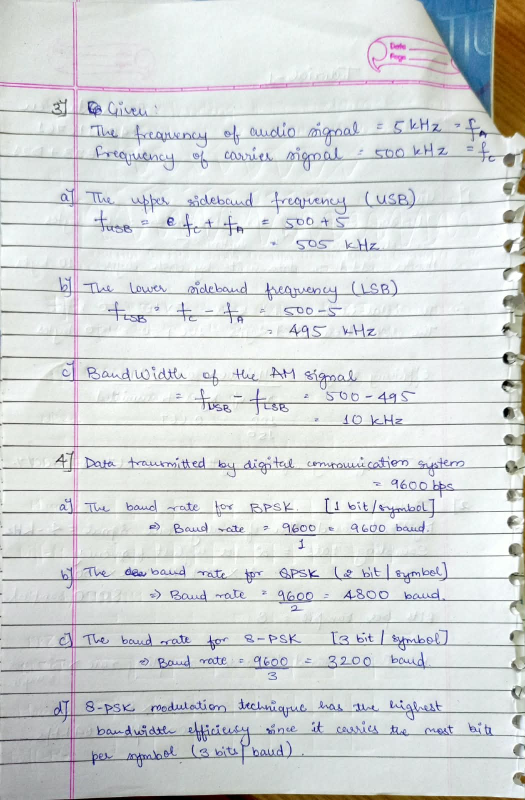
#> input picture data/documents/sample1.jpeg, 1050 x 1600 px (shown at 1/2 size)
$ python -i skew_corrector.py   (imports and definitions only)
#> lines starting #> are read from the running program, lines starting #| are printed output that depends on the picture
#> further down, picture is the input picture: shape (1600, 1050, 3); mean B, G, R 215.5, 215.1, 211.5
"""Optional skew estimation and correction using dominant text-like edges."""
import cv2
import numpy as np


def estimate_skew_angle(image):
    """Estimate a modest document skew angle in degrees; return 0 if uncertain."""
    if image is None or not isinstance(image, np.ndarray) or image.size == 0:
        raise ValueError("A non-empty image array is required.")
    gray = image if image.ndim == 2 else cv2.cvtColor(image, cv2.COLOR_BGR2GRAY)
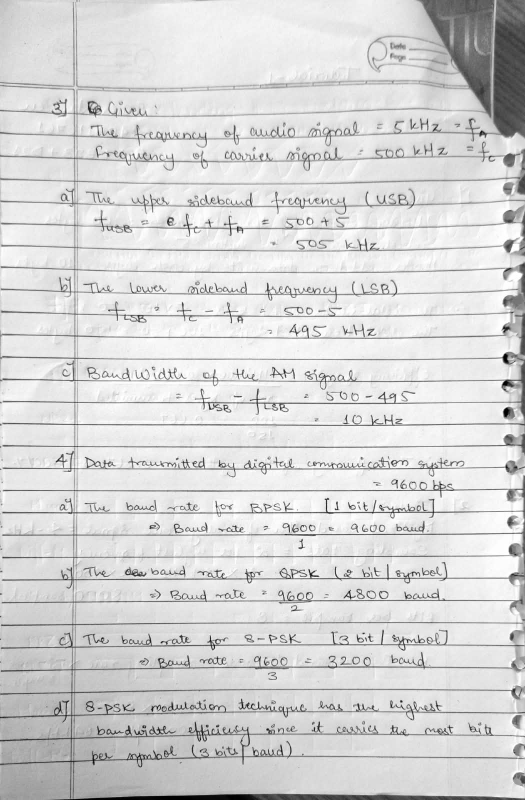
#> gray: shape (1600, 1050) (shown at 1/2 size); min 0, max 255, mean 214.1
    edges = cv2.Canny(gray, 50, 150, apertureSize=3)
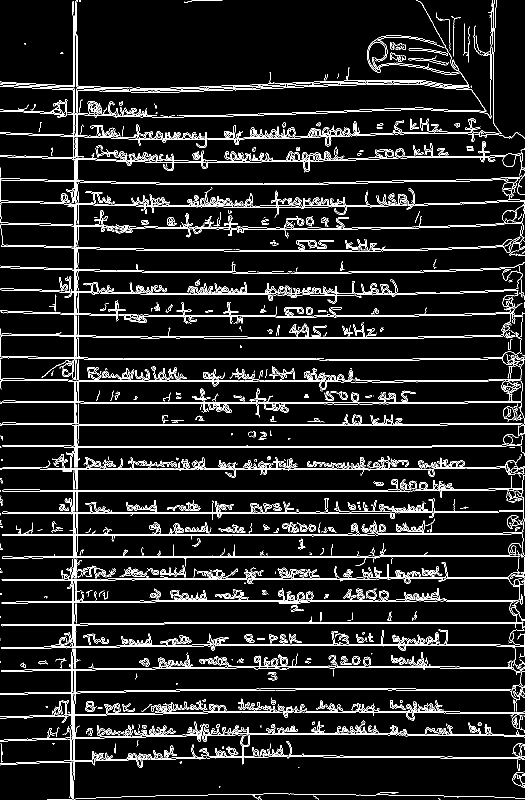
#> edges: shape (1600, 1050) (shown at 1/2 size); 7.9% white in thin lines or dots
    lines = cv2.HoughLinesP(edges, 1, np.pi / 1800, threshold=60,
                            minLineLength=max(20, gray.shape[1] // 8), maxLineGap=15)
#> lines = 229 rows, first 6: [140, 1598, 145, 1157], [80, 980, 775, 980], [148, 720, 149, 315], [153, 591, 153, 226], [492, 982, 829, 982], [6, 1158, 454, 1157]
    if lines is None:
        return 0.0
    angles = []
    for line in lines[:, 0]:
        x1, y1, x2, y2 = map(int, line)
        angle = np.degrees(np.arctan2(y2 - y1, x2 - x1))
        if -20 <= angle <= 20:
            angles.append(float(angle))
#> this loop made 229 passes
#> (x1, y1, x2, y2, angle) on passes 1 to 3: (140, 1598, 145, 1157, -89.35), (80, 980, 775, 980, 0), (148, 720, 149, 315, -89.86)
#> after the loop, angles = 209 values, max 4.4 at index 208, min -2.44 at index 190, mean -0.0306
    if not angles:
        return 0.0
    # Median resists a few non-text edges; this is a heuristic, not document segmentation.
    return float(np.median(angles))


def correct_skew(image, angle=None):
    """Rotate image to compensate for estimated skew while preserving canvas size."""
    if image is None or not isinstance(image, np.ndarray) or image.size == 0:
        raise ValueError("A non-empty image array is required.")
    angle = estimate_skew_angle(image) if angle is None else float(angle)
#> angle = 0
    if abs(angle) < 0.15:
        return image.copy()
    height, width = image.shape[:2]
    matrix = cv2.getRotationMatrix2D((width / 2, height / 2), angle, 1.0)
    return cv2.warpAffine(image, matrix, (width, height), flags=cv2.INTER_CUBIC,
                          borderMode=cv2.BORDER_REPLICATE)

>>> import cv2
>>> picture = cv2.imread('../data/documents/sample1.jpeg')
>>> result = correct_skew(picture)

$ run again, on data/documents/sample11.jpeg
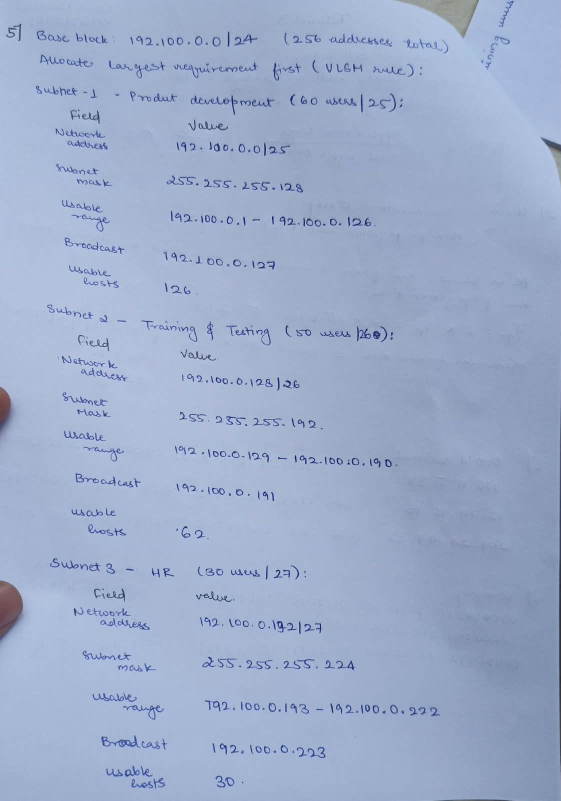
#> input picture data/documents/sample11.jpeg, 1122 x 1601 px (shown at 1/2 size)
#> picture is the input picture: shape (1601, 1122, 3); mean B, G, R 202.9, 172.6, 157.2
#> in estimate_skew_angle, `edges = cv2.Canny(gray, 50, 150, apertureSize=3)`:
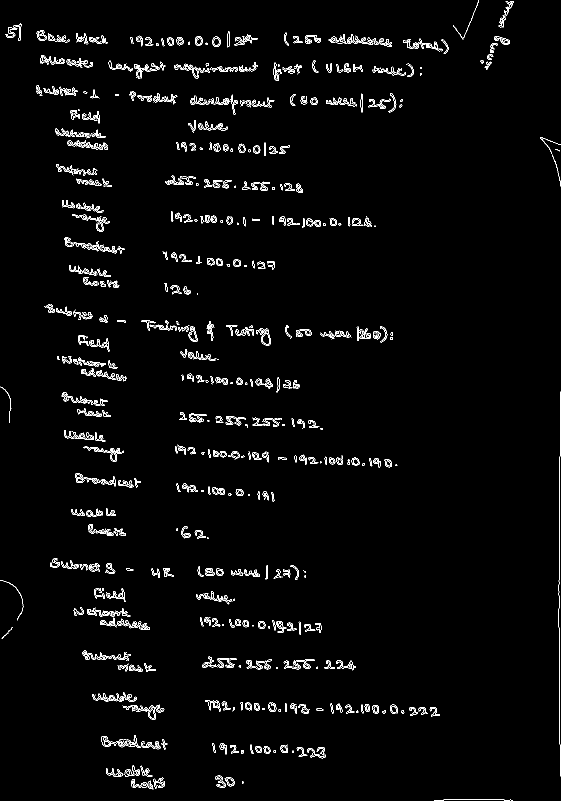
#> edges: shape (1601, 1122) (shown at 1/2 size); 2.3% white in thin lines or dots
#> lines = 34 rows, first 6: [1118, 1422, 1118, 1269], [1119, 1074, 1119, 932], [593, 80, 777, 80], [348, 134, 507, 138], [283, 90, 502, 86], [641, 669, 785, 677]
#> the loop in estimate_skew_angle, `for line in lines[:, 0]:` made 34 passes
#> (x1, y1, x2, y2, angle) on passes 1 to 8: (1118, 1422, 1118, 1269, -90), (1119, 1074, 1119, 932, -90), (593, 80, 777, 80, 0), (348, 134, 507, 138, 1.44), (283, 90, 502, 86, -1.05), (641, 669, 785, 677, 3.18), (362, 139, 509, 139, 0), (283, 87, 489, 86, -0.278)
#> after the loop in estimate_skew_angle, `for line in lines[:, 0]:`: angles = 32 values, max 5.78 at index 8, min -1.05 at index 2, mean 2.03
#> in correct_skew, `angle = estimate_skew_angle(image) if angle is None else float(angle)`: angle = 1.9
#> matrix = [[0.999, 0.0331, -26.23], [-0.0331, 0.999, 19.04]]
#> in correct_skew, `return cv2.warpAffine(image, matrix, (width, height), flags=cv2.INTER_..`:
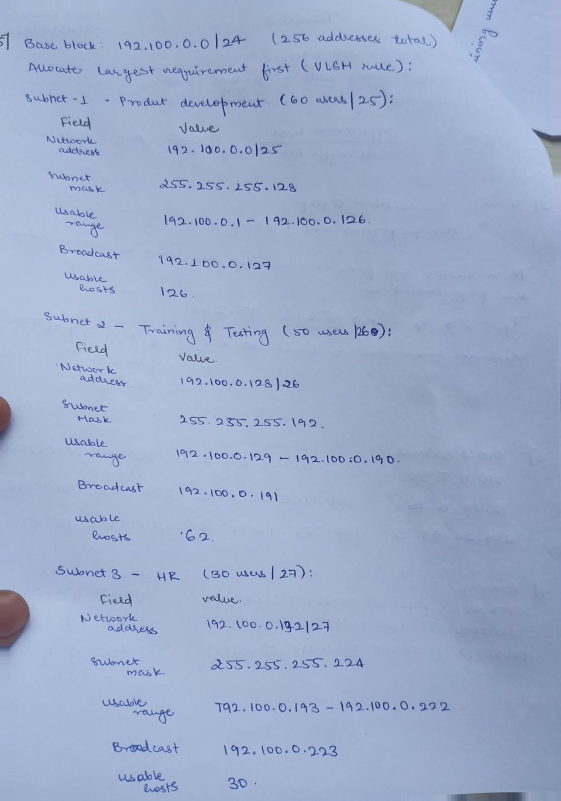
#> returned value: shape (1601, 1122, 3) (shown at 1/2 size); mean of channels 0, 1, 2 202.9, 172.6, 157.3; drawn as B, G, R

$ run again, on data/documents/sample12.jpeg
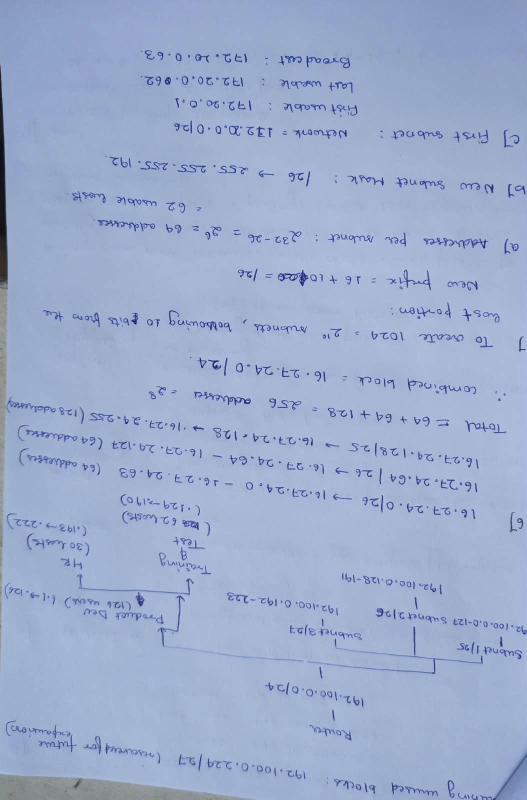
#> input picture data/documents/sample12.jpeg, 1054 x 1599 px (shown at 1/2 size)
#> picture is the input picture: shape (1599, 1054, 3); mean B, G, R 206, 173.4, 156.1
#> in estimate_skew_angle, `edges = cv2.Canny(gray, 50, 150, apertureSize=3)`:
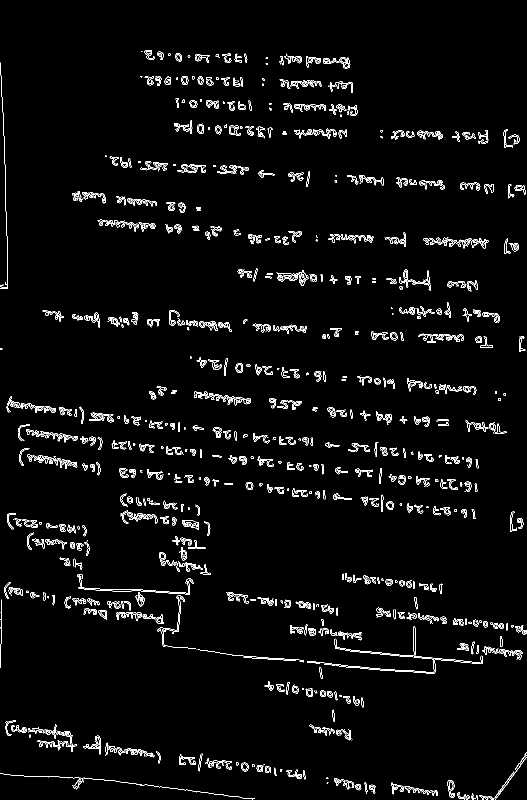
#> edges: shape (1599, 1054) (shown at 1/2 size); 3.1% white in thin lines or dots
#> lines = 93 rows, first 6: [10, 360, 15, 540], [534, 976, 703, 997], [173, 1488, 319, 1508], [75, 1483, 320, 1514], [226, 884, 402, 905], [15, 806, 251, 836]
#> the loop in estimate_skew_angle, `for line in lines[:, 0]:` made 93 passes
#> (x1, y1, x2, y2, angle) on passes 1 to 8: (10, 360, 15, 540, 88.41), (534, 976, 703, 997, 7.08), (173, 1488, 319, 1508, 7.8), (75, 1483, 320, 1514, 7.21), (226, 884, 402, 905, 6.8), (15, 806, 251, 836, 7.24), (16, 804, 166, 823, 7.22), (77, 1481, 320, 1512, 7.27)
#> after the loop in estimate_skew_angle, `for line in lines[:, 0]:`: angles = 91 values, max 10.38 at index 55, min 0 at index 89, mean 6.16
#> in correct_skew, `angle = estimate_skew_angle(image) if angle is None else float(angle)`: angle = 6.79
#> matrix = [[0.993, 0.118, -90.82], [-0.118, 0.993, 67.9]]
#> in correct_skew, `return cv2.warpAffine(image, matrix, (width, height), flags=cv2.INTER_..`:
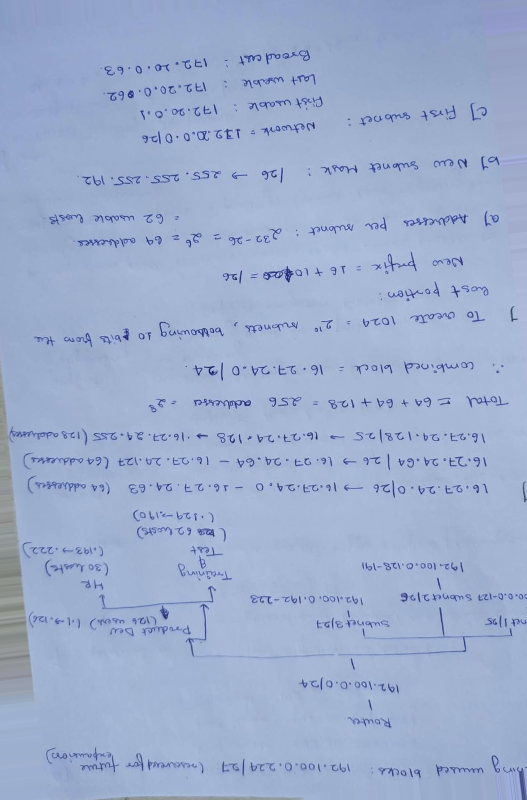
#> returned value: shape (1599, 1054, 3) (shown at 1/2 size); mean of channels 0, 1, 2 206.4, 173.9, 156.6; drawn as B, G, R
